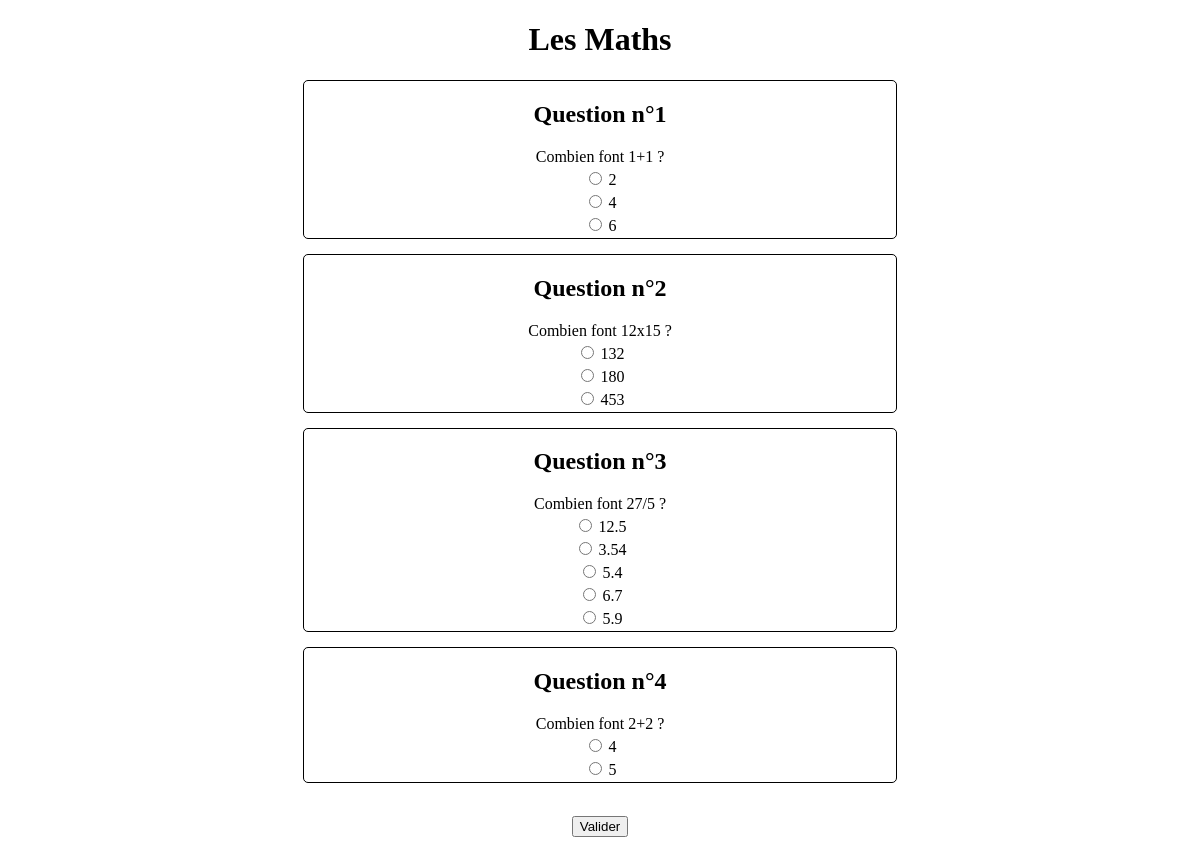
The app's page /quiz.php?quiz=1 with its own data.
### tables this page shows
CREATE TABLE `quiz` (
  `quiz_id` int(11) NOT NULL AUTO_INCREMENT,
  `nom_quiz` varchar(255) NOT NULL,
  `description` varchar(255) NOT NULL,
  `nb_questions` int(11) NOT NULL,
  PRIMARY KEY (`quiz_id`),
  UNIQUE KEY `quiz_id` (`quiz_id`) USING BTREE
);

CREATE TABLE `quiz_questions` (
  `id` int(11) NOT NULL AUTO_INCREMENT,
  `quiz_id` int(11) NOT NULL,
  `id_question` int(11) NOT NULL,
  `question` varchar(255) NOT NULL,
  PRIMARY KEY (`id`),
  KEY `quiz_id` (`quiz_id`),
  CONSTRAINT `quiz_id` FOREIGN KEY (`quiz_id`) REFERENCES `quiz` (`quiz_id`) ON DELETE CASCADE ON UPDATE CASCADE
);

CREATE TABLE `quiz_reponses` (
  `id` int(11) NOT NULL AUTO_INCREMENT,
  `quiz_id` int(11) NOT NULL,
  `id_question` int(11) NOT NULL,
  `id_reponse` int(11) NOT NULL,
  `reponse` varchar(255) NOT NULL,
  `resultat` tinyint(4) NOT NULL,
  PRIMARY KEY (`id`),
  KEY `quiz_id` (`quiz_id`),
  CONSTRAINT `quiz_id_quiz` FOREIGN KEY (`quiz_id`) REFERENCES `quiz` (`quiz_id`) ON DELETE CASCADE ON UPDATE CASCADE
);

### quiz.php (the view, shortened to what this page needs)
<?php
include('includes/bdd.php');
$req_n = $bdd->query('SELECT * FROM quiz WHERE quiz_id = '.$_GET['quiz'].'');
$quiz_n = $req_n->fetch();
if(isset($_GET['quiz']) AND $_GET['quiz'] > 0 AND $quiz_n)
{
    $id_quiz = htmlspecialchars($_GET['quiz']);
    $nom_quiz = htmlspecialchars($quiz_n['nom_quiz']);
    $req = $bdd->query('SELECT id_question, question FROM quiz_questions WHERE quiz_id = '.$id_quiz.'');
    $req_s = $bdd->prepare('SELECT id_reponse, reponse FROM quiz_reponses WHERE id_question = :question_id AND quiz_id = '.$id_quiz.' ORDER BY id_reponse');
    ?>
    <!DOCTYPE html>
    <html>
        <head>
            <link rel="stylesheet" type="text/css" href="styles/style.css"/>
        </head>
        <body>
        	<center>
        		<h1><?php echo $nom_quiz;?></h1>
        		<form action="includes/quiz_post.php" method="post">
        			<p>
                		<?php
                		while ($quiz_q = $req->fetch())
                		{
                            ?>
                            <div class="quiz_question">
                                <?php
                        		$question_id = htmlspecialchars($quiz_q['id_question']);
                        		$question = htmlspecialchars($quiz_q['question']);
                        		?>
                                <div id="titre_question">
                	    		    <h2>Question n°<?php echo $question_id;?></h2>
                                </div>
                                <div id="question_question">
                	    		    <?php echo $question;?><br>
                                </div>
                        		<?php
                                $req_s->bindParam('question_id',$question_id,PDO::PARAM_INT);
                        		$req_s->execute();
                    			while ($quiz_r = $req_s->fetch())
                    			{
                        			$reponse_id = htmlspecialchars($quiz_r['id_reponse']);
                        			$reponse = htmlspecialchars($quiz_r['reponse']);
                        			?>
                                    <div id="reponse_question">
                        		        <input type="radio" name="input[<?php echo $question_id;?>]" value="<?php echo $reponse_id;?>" id="<?php echo $reponse_id;?>" /> <label for="<?php echo $reponse_id;?>"><?php echo $reponse;?></label><br>
                                    </div>
                        			<?php
                    			}
                                ?>
                            </div>
                            <?php
                		}
                		?>
        	    		<br><input type="submit" value="Valider" />
        			</p>
        		</form>
            </center>
        </body>
    </html>
    <?php
}
else
{
	header('Location: index.php');
}

### styles/style.css (style rules this page uses)
.quiz_question { border-radius: 5px; border: 1px solid black; width: 50%; margin :15px; }
#titre_question { width: 50%; margin:3px; }
#question_question { width: 50%; margin:3px; }
#reponse_question { width: 50%; margin:3px; }

### records on screen
quiz: nom_quiz "Les Maths"
quiz_questions: id_question "1", question "Combien font 1+1 ?"
quiz_reponses: reponse "2"
quiz_reponses: reponse "4"
quiz_reponses: reponse "6"
quiz_questions: id_question "2", question "Combien font 12x15 ?"
quiz_reponses: reponse "132"
quiz_reponses: reponse "180"
quiz_reponses: reponse "453"
quiz_questions: id_question "3", question "Combien font 27/5 ?"
quiz_reponses: reponse "12.5"
quiz_reponses: reponse "3.54"
quiz_reponses: reponse "5.4"
quiz_reponses: reponse "6.7"
quiz_reponses: reponse "5.9"
quiz_questions: id_question "4", question "Combien font 2+2 ?"
quiz_reponses: reponse "4"
quiz_reponses: reponse "5"
